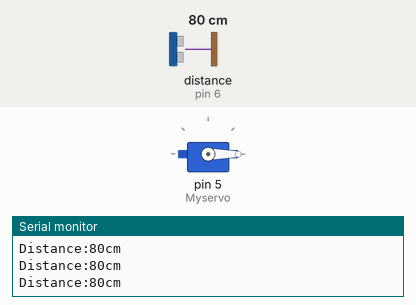
Bench run of a sketch on a simulated Arduino Uno, built with avr-gcc and run on an emulated ATmega328P. Parts: servo, the last lines printed to the serial monitor. Wiring (inferred from the names in the program): ultrasonic range finder: trigger pin 7; echo pin 6. The test bench sets the inputs (shaded band); at power-on: distance to the obstacle (sensor on pin 6) 80 cm. The echo pulse lasts 58.3 µs per cm.

Above: at 6.2 s.
6.3 s: distance to the obstacle (sensor on pin 6) set to 12 cm
7.8 s: distance to the obstacle (sensor on pin 6) set to 9 cm
At 9.2 s:
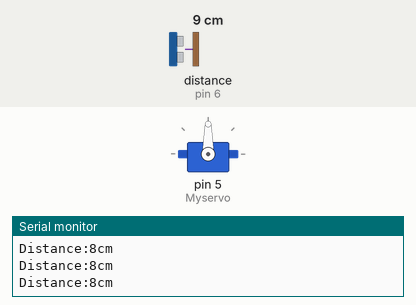
9.5 s: distance to the obstacle (sensor on pin 6) set to 18 cm
At 11.0 s:
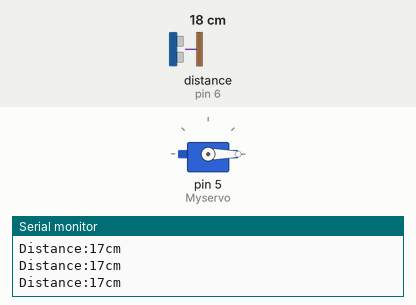
Timing chart, 0 to 12.1 s (numbered marks = the images above; inputs shaded):
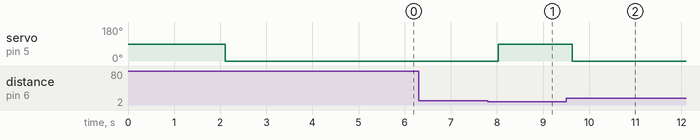

The sketch:

smart_hand_sanitizer_using_tinkercad1.ino
```cpp
// Include the library for the servo motor
#include <Servo.h>

// Define the pins for the Ultrasonic Sensor
const int trigPin = 7; // Trigger Pin of Ultrasonic Sensor
const int echoPin = 6; // Echo Pin of Ultrasonic Sensor

// Create a servo object to control the servo motor
Servo Myservo;

void setup() {
  // Start the serial communication at 9600 baud rate
  Serial.begin(9600);

  // Attach the servo on pin 5 to the servo object
  Myservo.attach(5); // Signal Pin of Servo

  // Set the trigger pin as an OUTPUT
  pinMode(trigPin, OUTPUT);
  // Set the echo pin as an INPUT
  pinMode(echoPin, INPUT);

  // Print a starting message to the Serial Monitor
  Serial.print(" Distance ");
  Serial.print(" Measurement ");
  delay(2000);
}

void loop() {
  // Declare variables for duration and distance in centimeters
  long duration, cm;

  // --- Generate the trigger pulse ---
  // Set the trigger pin to LOW for 2 microseconds
  digitalWrite(trigPin, LOW);
  delayMicroseconds(2);
  // Set the trigger pin to HIGH for 10 microseconds to send the ultrasonic pulse
  digitalWrite(trigPin, HIGH);
  delayMicroseconds(10); // Keep the trig pin high for 10us
  // Set the trigger pin back to LOW
  digitalWrite(trigPin, LOW);
  // --- Trigger pulse ends ---

  // Read the echo pin. pulseIn() returns the duration of the pulse in microseconds.
  duration = pulseIn(echoPin, HIGH); // Taking input from echo pin

  // Convert the time into a distance
  cm = microsecondsToCentimeters(duration);

  // Print the distance to the Serial Monitor
  Serial.print("Distance:");
  Serial.print(cm);
  Serial.print("cm");
  delay(100);

  // Check if an object is within 10cm
  if (cm >= 10) { // If distance is more than or equal to 10cm
    Myservo.write(0); // Set servo to neutral position (0 degrees)
  }
  else { // If distance is less than 10cm
    Myservo.write(90); // Turn the servo to dispense sanitizer (90 degrees)
  }

  Serial.println();
  delay(100);
}

// Custom function to convert the pulse duration (microseconds) to distance (centimeters)
long microsecondsToCentimeters(long microseconds) {
  // The speed of sound is 340 m/s or 29 microseconds per centimeter.
  // The ping travels out and back, so we divide by 2 to get the distance to the object.
  return microseconds / 29 / 2;
}
```

Measured:
- the behaviour switches between 11 and 10 cm on distance to the obstacle (sensor on pin 6) (found by bisection; images 0 and 1)
- after the input at 7.8 s, servo on pin 5 (Myservo): 0° → 90° after 0.23 s
- after the input at 9.5 s, servo on pin 5 (Myservo): 90° → 0° after 0.14 s
